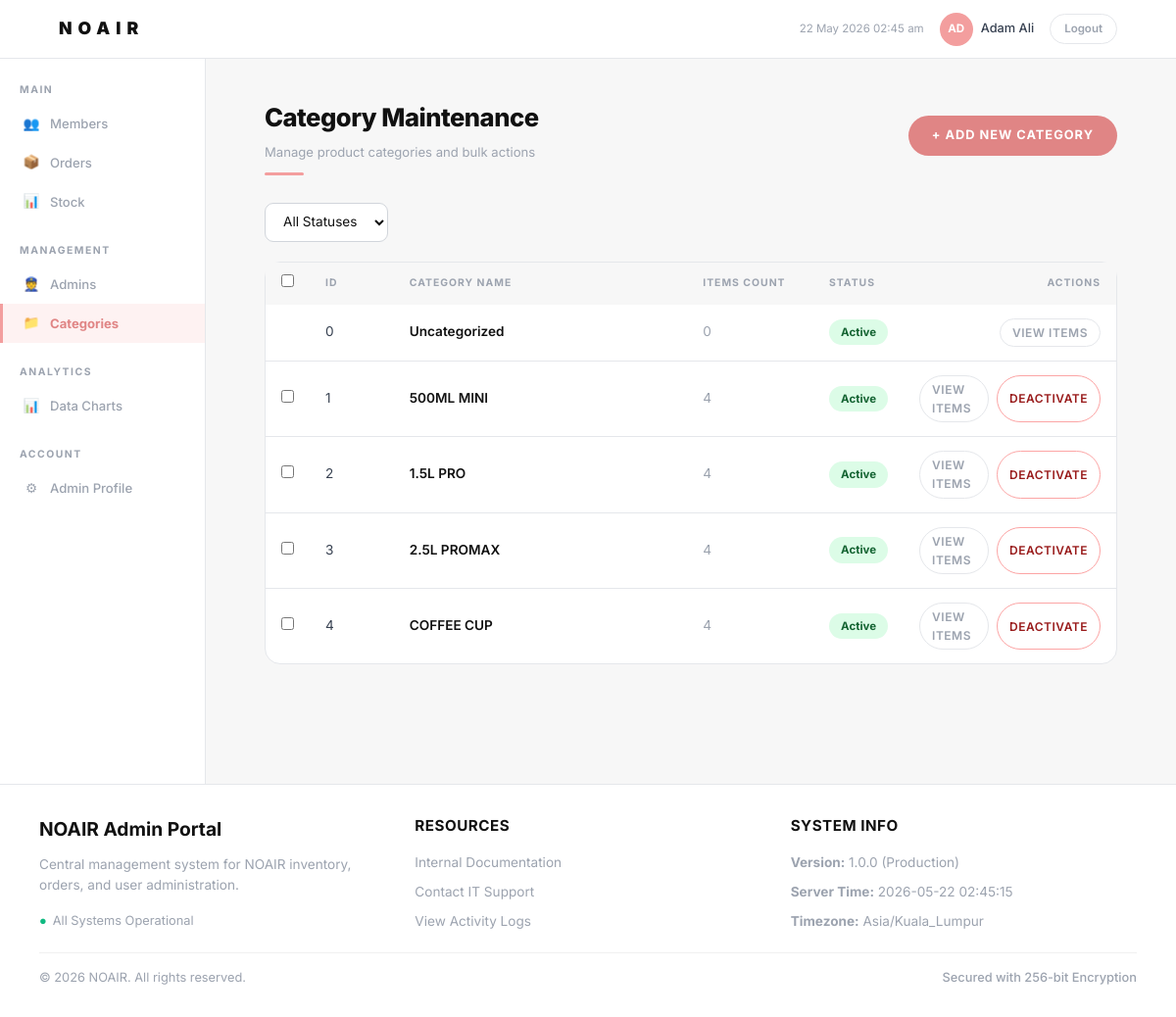
/pages/admin/category_list.php (signed in), run on the app's committed database.
### tables this page shows
CREATE TABLE `tb_category` (
  `id` int(11) NOT NULL,
  `name` varchar(1000) NOT NULL,
  `is_active` tinyint(1) NOT NULL DEFAULT 1
);

### logic/admin/category_list.php (called while the page is built, shortened)
<?php
$project_root = $_SERVER['DOCUMENT_ROOT'] . "/";
require_once $project_root . "database/category.php";
$filters = [
    'status' => $_GET['status'] ?? ''
];
$admin_categories = getAllCategoriesWithCount($filters);
?>

### database/db.php (called while the page is built, shortened)
<?php
function db(){
    static $db;
    if(!$db){
        $db = new PDO(
            "mysql:host=".DB_HOST.";dbname=".DB_NAME.";charset=utf8mb4".";port=".DB_PORT,
            DB_USER,
            DB_PASS,
            [
                PDO::ATTR_ERRMODE => PDO::ERRMODE_EXCEPTION,
                PDO::ATTR_DEFAULT_FETCH_MODE => PDO::FETCH_OBJ,
                PDO::ATTR_EMULATE_PREPARES => false
            ]
        );
    }
    return $db;
}

### database/category.php (called while the page is built, shortened)
<?php
require_once "db.php";
function getAllCategoriesWithCount($filters = []) {
    $baseQuery = "
        SELECT c.*, COUNT(p.id) AS product_count
        FROM tb_category c
        LEFT JOIN tb_product p ON c.id = p.category_id AND p.is_active = 1
    ";
    $params = [];
    $baseQuery .= " GROUP BY c.id ORDER BY c.is_active DESC, c.id ASC";
    $stmt = db()->prepare($baseQuery);
    $stmt->execute($params);
    return $stmt->fetchAll(PDO::FETCH_ASSOC);
}

### pages/admin/category_list.php (the view, shortened to what this page needs)
<?php
$project_root = $_SERVER['DOCUMENT_ROOT'] . "/";
require_once $project_root . "config.php";
require_once $project_root . "logic/auth_helper.php";
require_once $project_root . "database/category.php";
require_once $project_root . "logic/admin/category_list.php";
?>
<!DOCTYPE html>
<html lang="en">
<head>
    <link rel="stylesheet" href="/css/admin.css">
</head>
<body>
<div class="topbar">
    <div class="topbar-brand">NOAIR</div>
    <div class="topbar-right">
        <span class="topbar-clock" id="clock"></span>
        <div class="topbar-user">
            <div class="avatar-sm">AD</div>
            <span class="topbar-name"><?= htmlspecialchars($_SESSION['admin_name'] ?? 'Admin') ?></span>
        </div>
        <a href="/pages/logout.php" class="logout-btn">Logout</a>
    </div>
</div>
<div class="layout">
    <?php include $project_root . "components/admin_sidebar.php"; ?>
    <div class="content">
        <section class="section-container">
            <div class="section-header" style="display: flex; justify-content: space-between; align-items: flex-end;">
                <div>
                    <h1 class="admin-section-title">Category Maintenance</h1>
                    <p class="admin-section-sub">Manage product categories and bulk actions</p>
                    <div class="line"></div>
                </div>
                <a href="/pages/admin/category_add.php" class="btn-primary" style="margin-bottom: 20px;">+ Add New Category</a>
            </div>
            <form method="GET" action="">
                <div class="toolbar" style="margin-bottom: 20px;">
                    <select name="status" class="filter-sel" onchange="this.form.submit()">
                        <option value="">All Statuses</option>
                    </select>
                </div>
            </form>
            <form id="batchForm" action="" method="POST">
                <div class="table-wrap" style="overflow: visible;">
                    <table>
                        <thead>
                            <tr>
                                <th style="width: 5%;">
                                    <input type="checkbox" id="selectAll" onclick="toggleAllCheckboxes(this)" style="cursor: pointer;">
                                </th>
                                <th style="width: 10%;">ID</th>
                                <th style="width: 35%;">Category Name</th>
                                <th style="width: 15%;">Items Count</th>
                                <th style="width: 10%;">Status</th>
                                <th style="width: 25%; text-align: right;">Actions</th>
                            </tr>
                        </thead>
                        <tbody>
                            <?php if (empty($admin_categories)): ?>
                                <tr>
                                    <td colspan="6"><div class="empty-state">No categories found.</div></td>
                                </tr>
                            <?php else: ?>
                                <?php foreach ($admin_categories as $category): ?>
                                    <tr>
                                        <td>
                                            <?php if ($category['id'] != 0): ?>
                                                <input type="checkbox" class="row-checkbox" name="selected_categories[]" value="<?= $category['id'] ?>" data-product-count="<?= $category['product_count'] ?>" onchange="updateBatchUI()" style="cursor: pointer;">
                                            <?php endif; ?>
                                        </td>
                                        <td><?= htmlspecialchars($category['id']) ?></td>
                                        <td style="font-weight: 600; color: var(--text-dark);">
                                            <?= htmlspecialchars($category['name']) ?>
                                        </td>
                                        <td style="color: var(--text-muted);">
                                            <?= htmlspecialchars($category['product_count']) ?>
                                        </td>
                                        <td>
                                            <?php if ($category['is_active'] == 1): ?>
                                                <span class="badge badge-valid">Active</span>
                                            <?php else: ?>
                                                <span class="badge badge-invalid">Inactive</span>
                                            <?php endif; ?>
                                        </td>
                                        <td>
                                            <div style="display: flex; justify-content: flex-end; gap: 8px;">
                                                <?php if ($category['is_active'] != 0): ?>
                                                    <a href="/pages/admin/category_items.php?id=<?= htmlspecialchars($category['id']) ?>" class="btn-outline" style="padding: 4px 12px; font-size: 0.75rem;">View Items</a>
                                                <?php endif; ?>
                                                <?php if ($category['id'] != 0): ?>
                                                    <?php if ($category['is_active'] == 1): ?>
                                                        <button type="button" onclick="submitSingleDeactivate(<?= $category['id'] ?>, <?= $category['product_count'] ?>)" class="btn-outline" style="padding: 4px 12px; font-size: 0.75rem; border-color: #FCA5A5; color: var(--danger-text);">Deactivate</button>
                                                    <?php else: ?>
                                                        <button type="button" onclick="submitSingleActivate(<?= $category['id'] ?>)" class="btn-outline" style="padding: 4px 12px; font-size: 0.75rem; border-color: #86EFAC; color: var(--success-text);">Activate</button>
                                                    <?php endif; ?>
                                                <?php endif; ?>
                                            </div>
                                        </td>
                                    </tr>
                                <?php endforeach; ?>
                            <?php endif; ?>
                        </tbody>
                    </table>
                </div>
            </form>
        </section>
    </div>
</div>
<?php include $project_root . "components/admin_footer.php"; ?>
</body>
</html>

### css/admin.css (style rules this page uses)
:root { --white: #ffffff; --bg-page: #f7f7f7; --bg-card: #ffffff; --bg-input: #ffffff; --border-input: #d1d5db; --border-card: #e5e7eb; --text-dark: #111111; --text-body: #374151; --text-muted: #9ca3af; --text-link: #6b7280; --coral: #f39e9e; --coral-dark: #e08585; --coral-soft: #fecaca; --success-bg: #dcfce7; --success-text: #166534; --warning-bg: #fef9c3; --warning-text: #854d0e; --danger-bg: #fee2e2; --danger-text: #991b1b; }
*, *::before, *::after { box-sizing: border-box; margin: 0; padding: 0; }
body { font-family: "Inter", sans-serif; background: var(--bg-page); color: var(--text-body); font-size: 0.9rem; line-height: 1.6; -webkit-font-smoothing: antialiased; }
a { text-decoration: none; color: inherit; }
.topbar { background: var(--white); border-bottom: 1px solid var(--border-card); padding: 0 5%; height: 60px; display: flex; align-items: center; justify-content: space-between; position: sticky; top: 0; z-index: 1000; }
.topbar-brand { font-family: "Inter", sans-serif; font-size: 1.1rem; font-weight: 900; color: var(--text-dark); letter-spacing: 6px; text-transform: uppercase; }
.topbar-right { display: flex; align-items: center; gap: 16px; }
.topbar-clock { font-size: 0.72rem; color: var(--text-muted); }
.topbar-user { display: flex; align-items: center; gap: 8px; }
.avatar-sm { width: 34px; height: 34px; border-radius: 50%; background: var(--coral); display: flex; align-items: center; justify-content: center; font-size: 0.72rem; font-weight: 700; color: var(--white); }
.topbar-name { font-size: 0.8rem; font-weight: 500; color: var(--text-body); }
.logout-btn { font-size: 0.72rem; font-weight: 600; color: var(--text-muted); text-decoration: none; border: 1px solid var(--border-card); padding: 5px 14px; border-radius: 9999px; transition: all 0.2s; }
.layout { display: flex; min-height: calc(100vh - 60px); }
.content { flex: 1; padding: 40px 5%; overflow-x: hidden; position: relative; z-index: 10; }
.toolbar { display: flex; gap: 10px; margin-bottom: 18px; align-items: center; }
select.filter-sel { padding: 10px 14px; border: 1px solid var(--border-input); border-radius: 9px; background: var(--bg-input); font-size: 0.85rem; font-family: "Inter", sans-serif; color: var(--text-dark); cursor: pointer; outline: none; }
.btn-primary { display: inline-block; padding: 10px 24px; background: var(--coral-dark); color: var(--white); font-size: 0.8rem; font-weight: 700; letter-spacing: 1px; text-transform: uppercase; border: none; border-radius: 9999px; cursor: pointer; font-family: "Inter", sans-serif; transition: background 0.2s; }
.btn-outline { display: inline-block; padding: 10px 20px; background: none; color: var(--text-muted); border: 1px solid var(--border-card); border-radius: 9999px; font-size: 0.8rem; font-weight: 600; font-family: "Inter", sans-serif; cursor: pointer; transition: all 0.2s; text-transform: uppercase; letter-spacing: 0.5px; }
.table-wrap { background: var(--bg-card); border: 1px solid var(--border-card); border-radius: 16px; overflow: hidden; margin-bottom: 20px; }
table { width: 100%; border-collapse: collapse; font-size: 0.85rem; }
thead { background: var(--bg-page); }
th { text-align: left; padding: 12px 16px; font-size: 0.65rem; font-weight: 700; color: var(--text-muted); text-transform: uppercase; letter-spacing: 1px; }
td { padding: 14px 16px; border-bottom: 1px solid var(--border-card); color: var(--text-body); font-size: 0.85rem; }
tr:last-child td { border-bottom: none; }
.badge { display: inline-block; padding: 4px 12px; border-radius: 9999px; font-size: 0.72rem; font-weight: 700; }
.badge-valid { background: var(--success-bg); color: var(--success-text); }
.section-header { margin-bottom: 28px; }
.admin-section-title { font-size: 1.6rem; font-weight: 800; color: var(--text-dark); letter-spacing: -0.5px; margin-bottom: 4px; }
.admin-section-sub { font-size: 0.82rem; color: var(--text-muted); }
.section-header .line { width: 40px; height: 3px; background: var(--coral); border-radius: 9999px; margin-top: 10px; }

### data on the page
tb_category: id "0", name "Uncategorized", product_count "0", is_active "Active"
tb_category: id "1", name "500ML MINI", product_count "4", is_active "Active"
tb_category: id "2", name "1.5L PRO", product_count "4", is_active "Active"
tb_category: id "3", name "2.5L PROMAX", product_count "4", is_active "Active"
tb_category: id "4", name "COFFEE CUP", product_count "4", is_active "Active"

### other printed values
$_SESSION['admin_name'] "Adam Ali"
